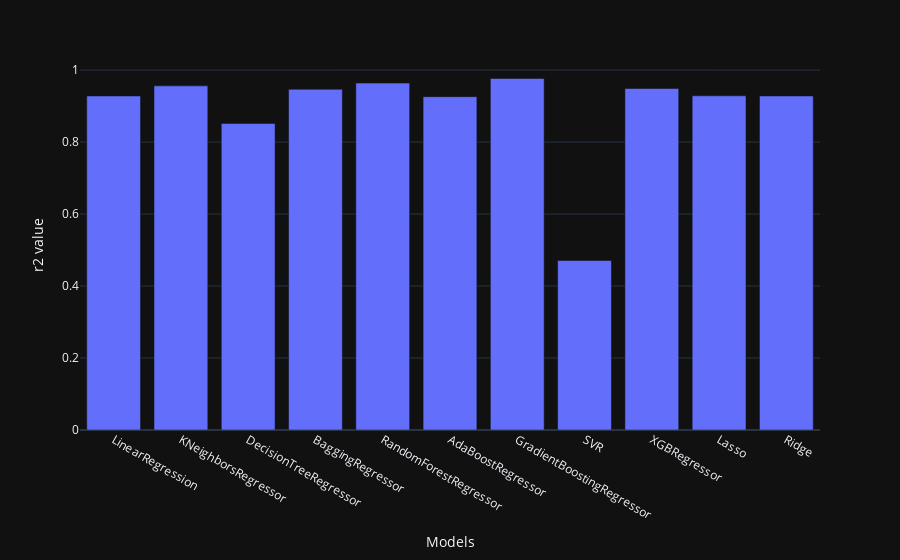

Notebook code for this chart:
### Code cell
import plotly.express as px
fig=px.bar(performance, x=performance['Models'], y=performance['r2 value'])
fig.update_layout(
    template="plotly_dark")
fig

### Figure 1 — Plotly figure (JSON) as saved in the notebook; plotly's stock layout.template omitted (floating-point values rounded to 4 significant figures)
{"data": [{"alignmentgroup": "True", "hovertemplate": "Models=%{x}<br>r2 value=%{y}<extra></extra>", "legendgroup": "", "marker": {"color": "#636efa", "pattern": {"shape": ""}}, "name": "", "offsetgroup": "", "orientation": "v", "showlegend": false, "textposition": "auto", "type": "bar", "x": ["LinearRegression", "KNeighborsRegressor", "DecisionTreeRegressor", "BaggingRegressor", "RandomForestRegressor", "AdaBoostRegressor", "GradientBoostingRegressor", "SVR", "XGBRegressor", "Lasso", "Ridge"], "xaxis": "x", "y": [0.928, 0.9561, 0.8515, 0.9468, 0.9638, 0.9261, 0.9765, 0.4709, 0.9487, 0.9285, 0.928], "yaxis": "y"}], "layout": {"barmode": "relative", "legend": {"tracegroupgap": 0}, "margin": {"t": 60}, "xaxis": {"anchor": "y", "domain": [0, 1], "title": {"text": "Models"}}, "yaxis": {"anchor": "x", "domain": [0, 1], "title": {"text": "r2 value"}}}}
